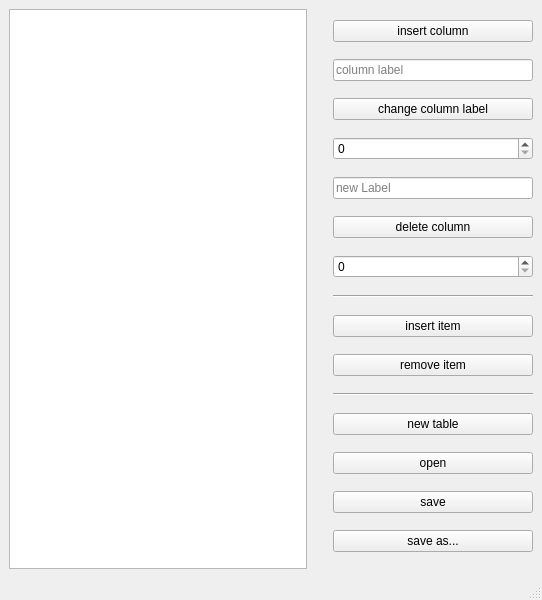
<?xml version="1.0" encoding="UTF-8"?>
<ui version="4.0">
 <class>MainWindow</class>
 <widget class="QMainWindow" name="MainWindow">
  <property name="geometry">
   <rect>
    <x>0</x>
    <y>0</y>
    <width>542</width>
    <height>600</height>
   </rect>
  </property>
  <property name="windowTitle">
   <string>MainWindow</string>
  </property>
  <widget class="QWidget" name="centralwidget">
   <layout class="QHBoxLayout" name="horizontalLayout_2">
    <item>
     <layout class="QHBoxLayout" name="horizontalLayout">
      <item>
       <layout class="QVBoxLayout" name="verticalLayout"/>
      </item>
      <item>
       <widget class="QTableWidget" name="tableWidget"/>
      </item>
      <item>
       <spacer name="horizontalSpacer">
        <property name="orientation">
         <enum>Qt::Orientation::Horizontal</enum>
        </property>
        <property name="sizeType">
         <enum>QSizePolicy::Policy::Fixed</enum>
        </property>
        <property name="sizeHint" stdset="0">
         <size>
          <width>20</width>
          <height>20</height>
         </size>
        </property>
       </spacer>
      </item>
      <item>
       <layout class="QVBoxLayout" name="verticalLayout_2">
        <item>
         <widget class="QPushButton" name="insertColumn">
          <property name="maximumSize">
           <size>
            <width>200</width>
            <height>16777215</height>
           </size>
          </property>
          <property name="text">
           <string>insert column</string>
          </property>
         </widget>
        </item>
        <item>
         <widget class="QLineEdit" name="columnLabelEdit">
          <property name="maximumSize">
           <size>
            <width>200</width>
            <height>16777215</height>
           </size>
          </property>
          <property name="placeholderText">
           <string>column label</string>
          </property>
         </widget>
        </item>
        <item>
         <widget class="QPushButton" name="changeColumnLabelButton">
          <property name="maximumSize">
           <size>
            <width>200</width>
            <height>16777215</height>
           </size>
          </property>
          <property name="text">
           <string>change column label</string>
          </property>
         </widget>
        </item>
        <item>
         <widget class="QSpinBox" name="indexSpinBox">
          <property name="maximumSize">
           <size>
            <width>200</width>
            <height>16777215</height>
           </size>
          </property>
         </widget>
        </item>
        <item>
         <widget class="QLineEdit" name="newLabelEdit">
          <property name="maximumSize">
           <size>
            <width>200</width>
            <height>16777215</height>
           </size>
          </property>
          <property name="placeholderText">
           <string>new Label</string>
          </property>
         </widget>
        </item>
        <item>
         <widget class="QPushButton" name="pushButton_4">
          <property name="maximumSize">
           <size>
            <width>200</width>
            <height>16777215</height>
           </size>
          </property>
          <property name="text">
           <string>delete column</string>
          </property>
         </widget>
        </item>
        <item>
         <widget class="QSpinBox" name="deletedColumnIndex">
          <property name="maximumSize">
           <size>
            <width>200</width>
            <height>16777215</height>
           </size>
          </property>
         </widget>
        </item>
        <item>
         <widget class="Line" name="line_2">
          <property name="orientation">
           <enum>Qt::Orientation::Horizontal</enum>
          </property>
         </widget>
        </item>
        <item>
         <widget class="QPushButton" name="insertItem">
          <property name="maximumSize">
           <size>
            <width>200</width>
            <height>16777215</height>
           </size>
          </property>
          <property name="text">
           <string>insert item</string>
          </property>
         </widget>
        </item>
        <item>
         <widget class="QPushButton" name="pushButton">
          <property name="maximumSize">
           <size>
            <width>200</width>
            <height>16777215</height>
           </size>
          </property>
          <property name="text">
           <string>remove item</string>
          </property>
         </widget>
        </item>
        <item>
         <widget class="Line" name="line_3">
          <property name="orientation">
           <enum>Qt::Orientation::Horizontal</enum>
          </property>
         </widget>
        </item>
        <item>
         <widget class="QPushButton" name="pushButton_5">
          <property name="maximumSize">
           <size>
            <width>200</width>
            <height>16777215</height>
           </size>
          </property>
          <property name="text">
           <string>new table</string>
          </property>
         </widget>
        </item>
        <item>
         <widget class="QPushButton" name="pushButton_6">
          <property name="maximumSize">
           <size>
            <width>200</width>
            <height>16777215</height>
           </size>
          </property>
          <property name="text">
           <string>open</string>
          </property>
         </widget>
        </item>
        <item>
         <widget class="QPushButton" name="pushButton_7">
          <property name="maximumSize">
           <size>
            <width>200</width>
            <height>16777215</height>
           </size>
          </property>
          <property name="text">
           <string>save</string>
          </property>
         </widget>
        </item>
        <item>
         <widget class="QPushButton" name="pushButton_8">
          <property name="maximumSize">
           <size>
            <width>200</width>
            <height>16777215</height>
           </size>
          </property>
          <property name="text">
           <string>save as...</string>
          </property>
         </widget>
        </item>
       </layout>
      </item>
     </layout>
    </item>
   </layout>
  </widget>
  <widget class="QMenuBar" name="menubar">
   <property name="geometry">
    <rect>
     <x>0</x>
     <y>0</y>
     <width>542</width>
     <height>22</height>
    </rect>
   </property>
  </widget>
  <widget class="QStatusBar" name="statusbar"/>
 </widget>
 <resources/>
 <connections/>
</ui>
